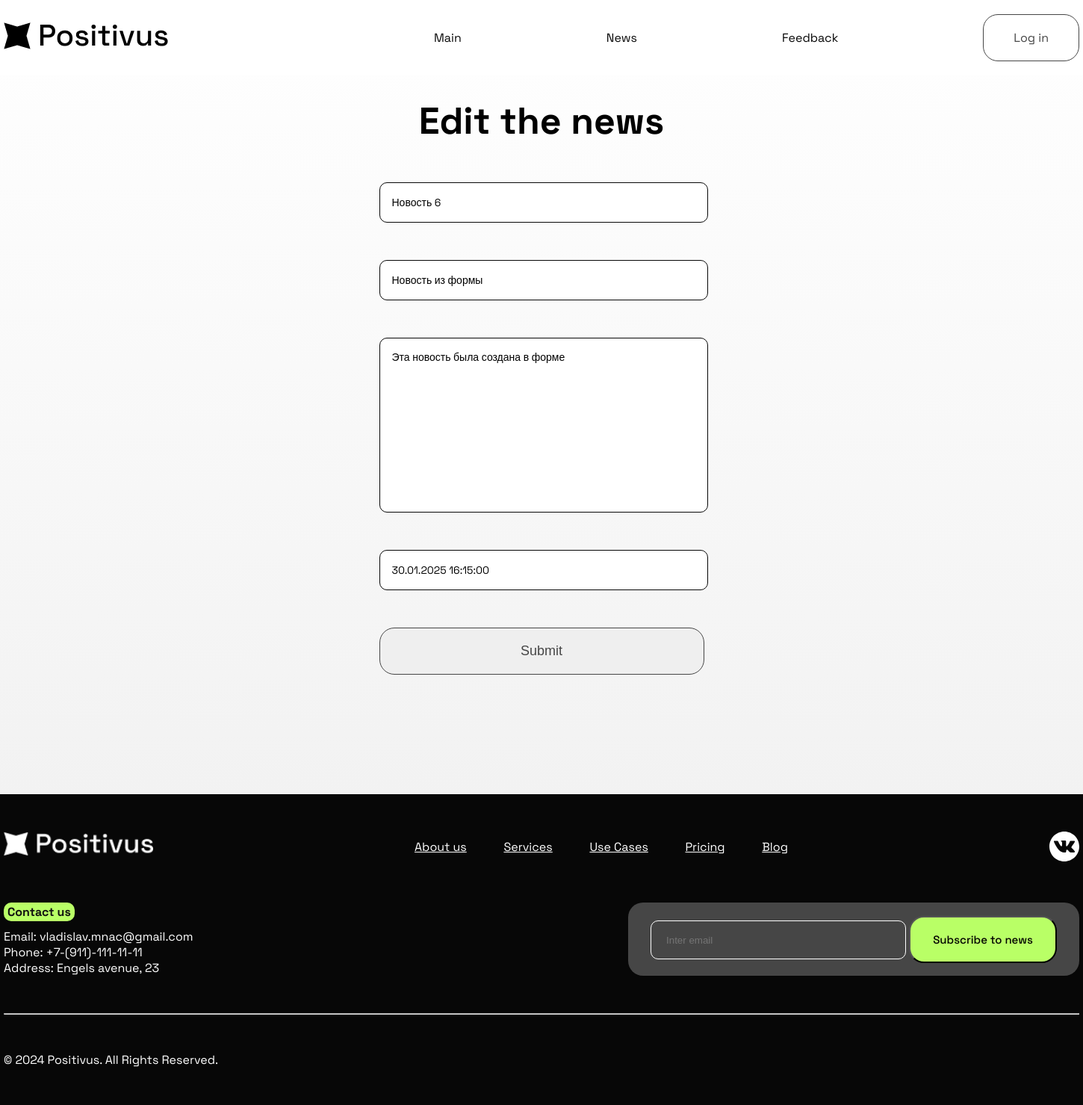
The page /news/6/update on the database as committed earlier.
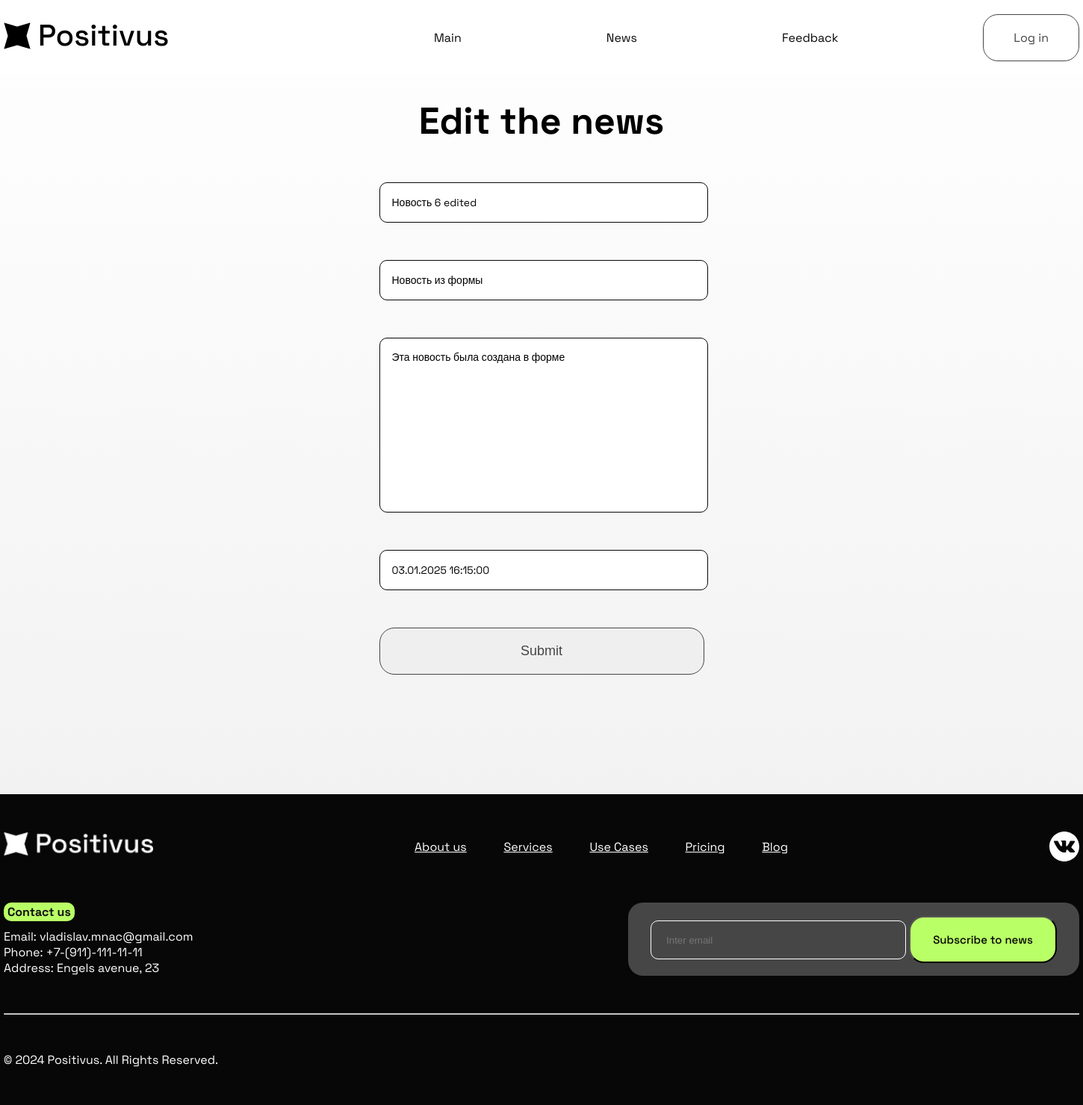
The same page on the database as committed later.
### news/models.py (models this page shows, shortened)
class Articles(models.Model):
    title = models.CharField('News Title', max_length=50)
    anons = models.CharField('News Anons', max_length=250)
    full_text = models.TextField('News Text')
    date = models.DateTimeField('Publication Date')
    class Meta:
        verbose_name = 'Новость'
        verbose_name_plural = 'Новости'

### news/views.py (the view)
# urls.py: path('<int:pk>/update', views.NewsUpdateView.as_view(), name='news_update'),
class NewsUpdateView(UpdateView):
    model = Articles
    template_name = 'news/news_update.html'
    form_class = ArticlesForm
    context_object_name = 'article'

### news/forms.py
class ArticlesForm(ModelForm):
    class Meta:
        model = Articles
        fields = ['title', 'anons', 'full_text', 'date']
        widgets = {
            'title': TextInput(attrs={
                'placeholder': 'Title'
            }),
            'anons': TextInput(attrs={
                'placeholder': 'Anons'
            }),
            'full_text': Textarea(attrs={
                'placeholder': 'Text'
            }),
            'date': DateTimeInput(attrs={
                'placeholder': 'Date'
            })
        }

### news/templates/news/news_update.html (shortened to what this page needs)
{% extends 'main/layout.html' %}
{% load static %}
{% block content %}
    <div class="wrapper">
        <h2 class="h2">Edit the news</h2>
        <form method="post" class="news-form">
            {{ form.title }}
            {{ form.anons }}
            {{ form.full_text }}
            {{ form.date }}
            <button class="btn" type="submit">Submit</button>
        </form>
    </div>
{% endblock %}

Rows that differ between the two databases and show on the page:
changed Articles "Новость из формы": title "Новость 6" → "Новость 6 edited"; date "30.01.2025 16:15:00" → "03.01.2025 16:15:00"
